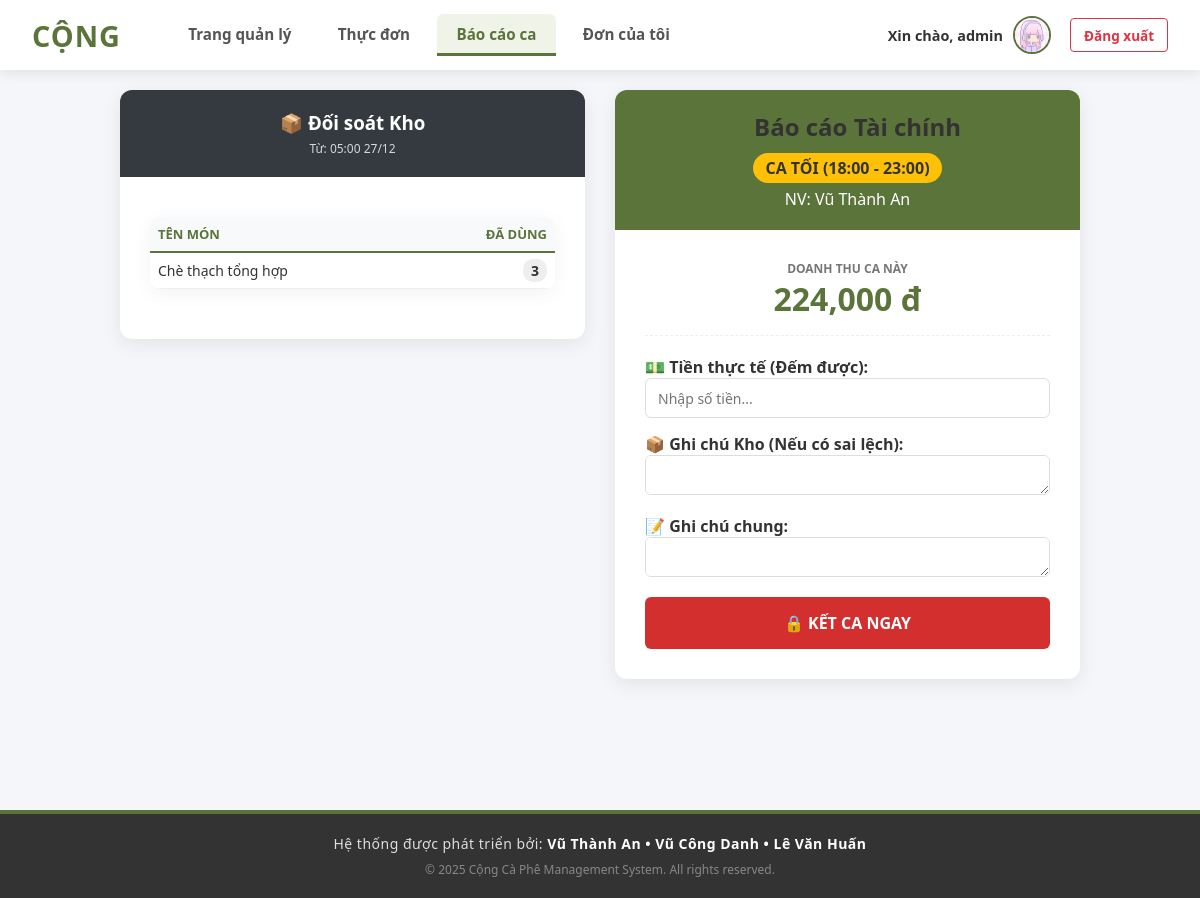
/pos/shift_report.php (signed in), run on the app's committed database.
### tables this page shows
CREATE TABLE `users` (
  `id` int(11) NOT NULL,
  `username` varchar(100) NOT NULL,
  `password` varchar(255) NOT NULL COMMENT 'Lưu mật khẩu đã hash',
  `full_name` varchar(255) DEFAULT NULL,
  `role` enum('admin','staff') NOT NULL DEFAULT 'staff',
  `security_code` varchar(50) DEFAULT NULL,
  `shift` varchar(20) DEFAULT 'full',
  `gender` varchar(10) DEFAULT 'Khác',
  `birth_year` int(11) DEFAULT 2000,
  `phone` varchar(20) DEFAULT '',
  `address` text DEFAULT '',
  `avatar` varchar(255) DEFAULT 'default_user.png'
);

CREATE TABLE `shift_reports` (
  `id` int(11) NOT NULL,
  `user_id` int(11) NOT NULL,
  `shift_code` varchar(20) NOT NULL,
  `report_date` date NOT NULL,
  `system_revenue` decimal(10,2) DEFAULT 0.00,
  `real_cash` decimal(10,2) DEFAULT 0.00,
  `difference` decimal(10,2) DEFAULT 0.00,
  `inventory_notes` text DEFAULT NULL,
  `notes` text DEFAULT NULL,
  `created_at` timestamp NOT NULL DEFAULT current_timestamp()
);

### pos/shift_report.php (the view, shortened to what this page needs)
<?php
require '../includes/header.php';
require '../includes/auto_shift_check.php';
$staff_name = isset($_SESSION['full_name']) ? $_SESSION['full_name'] : $_SESSION['username'];
$now = date('Y-m-d H:i:s');
$today = date('Y-m-d');
$current_hour = (int)date('H');
$shift_label = '';
if ($current_hour >= 6 && $current_hour < 12) {
    $current_shift_code = 'sang';
    $shift_label = 'CA SÁNG (06:00 - 12:00)';
} elseif ($current_hour >= 12 && $current_hour < 18) {
    $current_shift_code = 'chieu';
    $shift_label = 'CA CHIỀU (12:00 - 18:00)';
} else {
    $shift_label = 'CA TỐI (18:00 - 23:00)';
}
$sql_last = "SELECT created_at FROM shift_reports ORDER BY id DESC LIMIT 1";
$q_last = mysqli_query($conn, $sql_last);
$r_last = mysqli_fetch_assoc($q_last);
$start_time = $r_last ? $r_last['created_at'] : "$today 00:00:00";
$end_time = $now;
$is_view_only = false;
$sql_rev = "SELECT SUM(total_amount) as total FROM orders WHERE order_date > '$start_time' AND order_date <= '$end_time'";
$r_rev = mysqli_fetch_assoc(mysqli_query($conn, $sql_rev));
$system_revenue = $r_rev['total'] ? $r_rev['total'] : 0;
$sql_items = "SELECT p.name, SUM(d.quantity) as qty FROM order_details d JOIN orders o ON d.order_id = o.id JOIN products p ON d.product_id = p.id WHERE o.order_date > '$start_time' AND o.order_date <= '$end_time' GROUP BY p.id";
$q_items = mysqli_query($conn, $sql_items);
$sold_items = [];
if ($q_items) { while($row = mysqli_fetch_assoc($q_items)) { $sold_items[] = $row; } }
?>
<div class="content report-container">
    <div class="report-card">
        <div class="card-header" style="background: #343a40;">
            <h3 style="margin:0">📦 Đối soát Kho</h3>
            <div style="font-size: 12px; opacity: 0.8; margin-top: 5px;">
                Từ: <?php echo date('H:i d/m', strtotime($start_time)); ?>
            </div>
        </div>
        <div class="card-body">
            <?php if (!empty($sold_items)): ?>
                <table class="inventory-list">
                    <thead><tr><th>Tên món</th><th style="text-align: right;">Đã dùng</th></tr></thead>
                    <tbody>
                        <?php foreach ($sold_items as $item): ?>
                        <tr>
                            <td><?php echo htmlspecialchars($item['name']); ?></td>
                            <td style="text-align: right;"><span class="qty-badge"><?php echo $item['qty']; ?></span></td>
                        </tr>
                        <?php endforeach; ?>
                    </tbody>
                </table>
            <?php else: ?>
                <p style="text-align: center; color: #999;">Chưa bán món nào.</p>
            <?php endif; ?>
        </div>
    </div>
    <div class="report-card">
        <div class="card-header">
            <h2 style="margin:0">Báo cáo Tài chính</h2>
            <div style="background: #ffc107; color: #333; padding: 4px 12px; border-radius: 20px; font-weight: bold; display: inline-block; margin-top: 10px;">
                <?php echo $shift_label; ?>
            </div>
            <div style="margin-top: 5px;">NV: <?php echo htmlspecialchars($staff_name); ?></div>
        </div>
        <div class="card-body">
            <form id="shiftForm" method="POST">
                <div style="text-align: center; margin-bottom: 20px; border-bottom: 1px dashed #eee; padding-bottom: 15px;">
                    <div style="color: #777; font-size: 12px; font-weight: bold;">DOANH THU CA NÀY</div>
                    <div style="font-size: 32px; font-weight: bold; color: #5B743A;"><?php echo number_format($system_revenue); ?> đ</div>
                </div>
                <label style="font-weight: bold;">💵 Tiền thực tế (Đếm được):</label>
                <input type="number" name="real_cash" class="form-control" placeholder="Nhập số tiền..." <?php if($is_view_only) echo 'disabled'; ?> required>
                <label style="font-weight: bold;">📦 Ghi chú Kho (Nếu có sai lệch):</label>
                <textarea name="inventory_notes" class="form-control" rows="2" <?php if($is_view_only) echo 'disabled'; ?>></textarea>
                <label style="font-weight: bold;">📝 Ghi chú chung:</label>
                <textarea name="notes" class="form-control" rows="2" <?php if($is_view_only) echo 'disabled'; ?>></textarea>
                <?php if(!$is_view_only): ?>
                    <button type="button" onclick="confirmSubmit()" class="btn-submit">🔒 KẾT CA NGAY</button>
                <?php else: ?>
                    <button type="button" class="btn-submit btn-disabled" disabled>🔒 KHÔNG ĐƯỢC PHÉP</button>
                <?php endif; ?>
            </form>
        </div>
    </div>
</div>
<?php disconnect_db(); require '../includes/footer.php'; ?>

### includes/header.php (shortened to what this page needs)
<?php
$current_page = basename($_SERVER['PHP_SELF']);
function isActive($page_name, $current_page) {
    if (is_array($page_name)) {
        return in_array($current_page, $page_name) ? 'active' : '';
    }
    return ($current_page == $page_name) ? 'active' : '';
}
$has_image = false; $avatar_url = ""; $first_char = "U"; $profile_link = "#";
if (isset($_SESSION['user_id'])) {
    if ($conn) {
        $uid = intval($_SESSION['user_id']);
        $q_avt = mysqli_query($conn, "SELECT avatar FROM users WHERE id = $uid");
        if ($q_avt && mysqli_num_rows($q_avt) > 0) {
            $r_avt = mysqli_fetch_assoc($q_avt);
            if (!empty($r_avt['avatar']) && $r_avt['avatar'] != 'default_user.png') {
                $has_image = true;
                $avatar_url = "/QuanLyCaPhe/admin/uploads/" . $r_avt['avatar'];
            }
        }
    }
    if (isset($_SESSION['username'])) {
        $first_char = strtoupper(substr($_SESSION['username'], 0, 1));
    }
    $profile_link = "/QuanLyCaPhe/admin/user_view.php?id=" . $uid;
}
?>
<!DOCTYPE html>
<html lang="vi">
<head>
    <link rel="stylesheet" href="/QuanLyCaPhe/css/admin_style.css">
    <link rel="stylesheet" href="/QuanLyCaPhe/css/header_style.css">
</head>
<body>
<header>
    <div class="header-container">
        <div class="header-left">
            <a href="/QuanLyCaPhe/index.php" class="logo">Cộng</a>
            <?php if (isset($_SESSION['user_id'])): ?>
            <nav>
                <ul>
                    <?php if ($_SESSION['role'] == 'admin'): ?>
                        <?php
                        $admin_pages = [
                            'dashboard.php',
                            'product_list.php', 'product_add.php', 'product_edit.php',
                            'order_list.php', 'order_details.php',
                            'user_list.php', 'user_add.php', 'user_edit.php', 'user_view.php',
                            'shift_history.php', 'stats.php'
                        ];
                        ?>
                        <li>
                            <a href="/QuanLyCaPhe/admin/dashboard.php" class="<?php echo isActive($admin_pages, $current_page); ?>">
                                Trang quản lý
                            </a>
                        </li>
                    <?php endif; ?>
                    <li>
                        <a href="/QuanLyCaPhe/pos/pos.php" class="<?php echo isActive('pos.php', $current_page); ?>">
                            Thực đơn
                        </a>
                    </li>
                    <li>
                        <a href="/QuanLyCaPhe/pos/shift_report.php" class="<?php echo isActive('shift_report.php', $current_page); ?>">
                            Báo cáo ca
                        </a>
                    </li>
                    <li>
                        <a href="/QuanLyCaPhe/pos/my_orders.php" class="<?php echo isActive('my_orders.php', $current_page); ?>">
                            Đơn của tôi
                        </a>
                    </li>
                </ul>
            </nav>
            <?php endif; ?>
        </div>
        <?php if (isset($_SESSION['user_id'])): ?>
            <div class="user-info">
                <a href="<?php echo $profile_link; ?>" style="display:flex; align-items:center; gap:10px; text-decoration:none; color:#333;">
                    <span>Xin chào, <?php echo htmlspecialchars($_SESSION['username']); ?></span>
                    <?php if ($has_image): ?>
                        <img src="<?php echo $avatar_url; ?>" class="avatar-img" alt="Avt">
                    <?php else: ?>
                        <div class="avatar-letter"><?php echo $first_char; ?></div>
                    <?php endif; ?>
                </a>
                <a href="/QuanLyCaPhe/logout.php" class="logout-link">Đăng xuất</a>
            </div>
        <?php else: ?>
            <div class="user-info">
                <a href="/QuanLyCaPhe/login.php" class="logout-link" style="color: #007bff; border-color: #007bff;">Đăng nhập</a>
            </div>
        <?php endif; ?>
    </div>
</header>
<main class="content">

### css/admin_style.css (style rules this page uses)
h2 { color: #333; margin-bottom: 1.5rem; font-size: 24px; border-left: 5px solid #5B743A; padding-left: 15px; }
table { width: 100%; border-collapse: separate; border-spacing: 0; background-color: white; box-shadow: 0 4px 20px rgba(0, 0, 0, 0.05); border-radius: 10px; overflow: hidden; margin-bottom: 20px; margin-top: 20px; }
th, td { border-bottom: 1px solid #eee; padding: 12px 20px; text-align: left; vertical-align: middle; }
th { background-color: #f8f9fa; font-weight: 700; color: #555; text-transform: uppercase; font-size: 13px; }
.form-control { height: 40px; border: 1px solid #e0e0e0; border-radius: 8px; padding: 0 12px; font-size: 14px; min-width: 140px; transition: all 0.2s; background-color: #fff; --filter-focus-color: #5B743A; }

### css/header_style.css (style rules this page uses)
* { margin: 0; padding: 0; box-sizing: border-box; font-family: "Segoe UI", Tahoma, Geneva, Verdana, sans-serif; }
body { background-color: #f4f6f9; color: #333; }
header { background: white; padding: 0 2rem; height: 70px; position: fixed; top: 0; left: 0; width: 100%; z-index: 1000; box-shadow: 0 4px 12px rgba(0, 0, 0, 0.08); display: flex; align-items: center; }
.header-container { width: 100%; max-width: 1400px; margin: 0 auto; display: flex; justify-content: space-between; align-items: center; height: 100%; }
.header-left { display: flex; align-items: center; gap: 3rem; height: 100%; }
.header-left .logo { font-size: 1.8rem; font-weight: 800; letter-spacing: 1px; color: #5B743A; text-decoration: none; text-transform: uppercase; display: flex; align-items: center; }
.header-left nav { height: 100%; }
.header-left nav ul { list-style: none; display: flex; gap: 0.5rem; height: 100%; align-items: center; }
.header-left nav ul li { height: 100%; display: flex; align-items: center; }
.header-left nav ul li a { color: #555; text-decoration: none; font-weight: 600; padding: 0 1.2rem; height: 60%; display: flex; align-items: center; border-radius: 6px; transition: all 0.2s ease; font-size: 0.95rem; border-bottom: 3px solid transparent; }
.header-left nav ul li a.active { background-color: #f0f4e8; color: #5B743A; font-weight: 700; border-bottom-color: #5B743A; border-radius: 6px 6px 0 0; }
.user-info { display: flex; align-items: center; gap: 1.2rem; font-size: 0.9rem; }
.user-info a { text-decoration: none; color: #333; display: flex; align-items: center; gap: 10px; font-weight: 600; transition: 0.2s; }
.avatar-img { width: 38px; height: 38px; border-radius: 50%; object-fit: cover; border: 2px solid #5B743A; }
.logout-link { color: #dc3545 !important; border: 1px solid #dc3545; padding: 0.4rem 0.8rem; border-radius: 4px; font-size: 0.85rem; }
.content { margin-top: 90px; max-width: 1400px; margin-left: auto; margin-right: auto; padding: 0 20px 40px 20px; min-height: 80vh; }

### pos/shift_report.php (style rules this page uses)
.report-container { display: flex; max-width: 1000px; margin: 40px auto; gap: 30px; align-items: flex-start; }
.report-card { background: white; border-radius: 12px; box-shadow: 0 5px 20px rgba(0,0,0,0.08); overflow: hidden; flex: 1; }
.card-header { background: #5B743A; color: white; padding: 20px; text-align: center; }
.card-body { padding: 30px; }
.form-control { width: 100%; padding: 12px; border: 1px solid #ddd; border-radius: 6px; margin-bottom: 15px; font-size: 14px; }
.btn-submit { width: 100%; padding: 15px; background: #d32f2f; color: white; border: none; border-radius: 6px; font-weight: bold; cursor: pointer; transition: 0.3s; font-size: 16px; }
.inventory-list { width: 100%; border-collapse: collapse; margin-top: 10px; font-size: 14px; }
.inventory-list th, .inventory-list td { border-bottom: 1px solid #eee; padding: 8px; text-align: left; }
.inventory-list th { color: #5B743A; border-bottom: 2px solid #5B743A; }
.qty-badge { background: #eee; padding: 2px 8px; border-radius: 10px; font-weight: bold; }

### data on the page
users: avatar (picture)
shift_reports: created_at "05:00 27/12"

### other printed values
$_SESSION['username'] "admin"
$item['name'] "Chè thạch tổng hợp"
$item['qty'] "3"
$shift_label "CA TỐI (18:00 - 23:00)"
$staff_name "Vũ Thành An"
$system_revenue "224,000"
